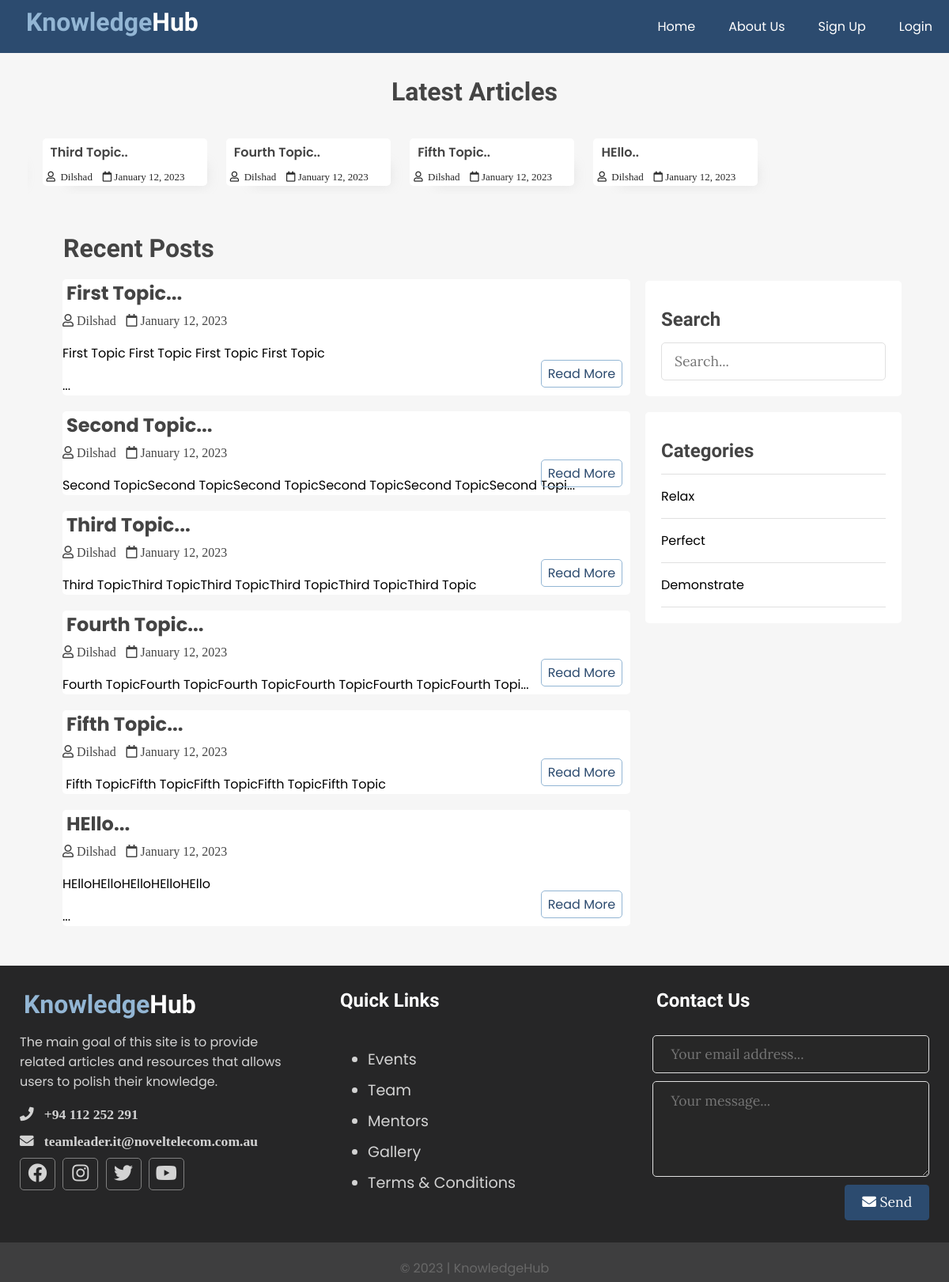
Before: / with the older database file.
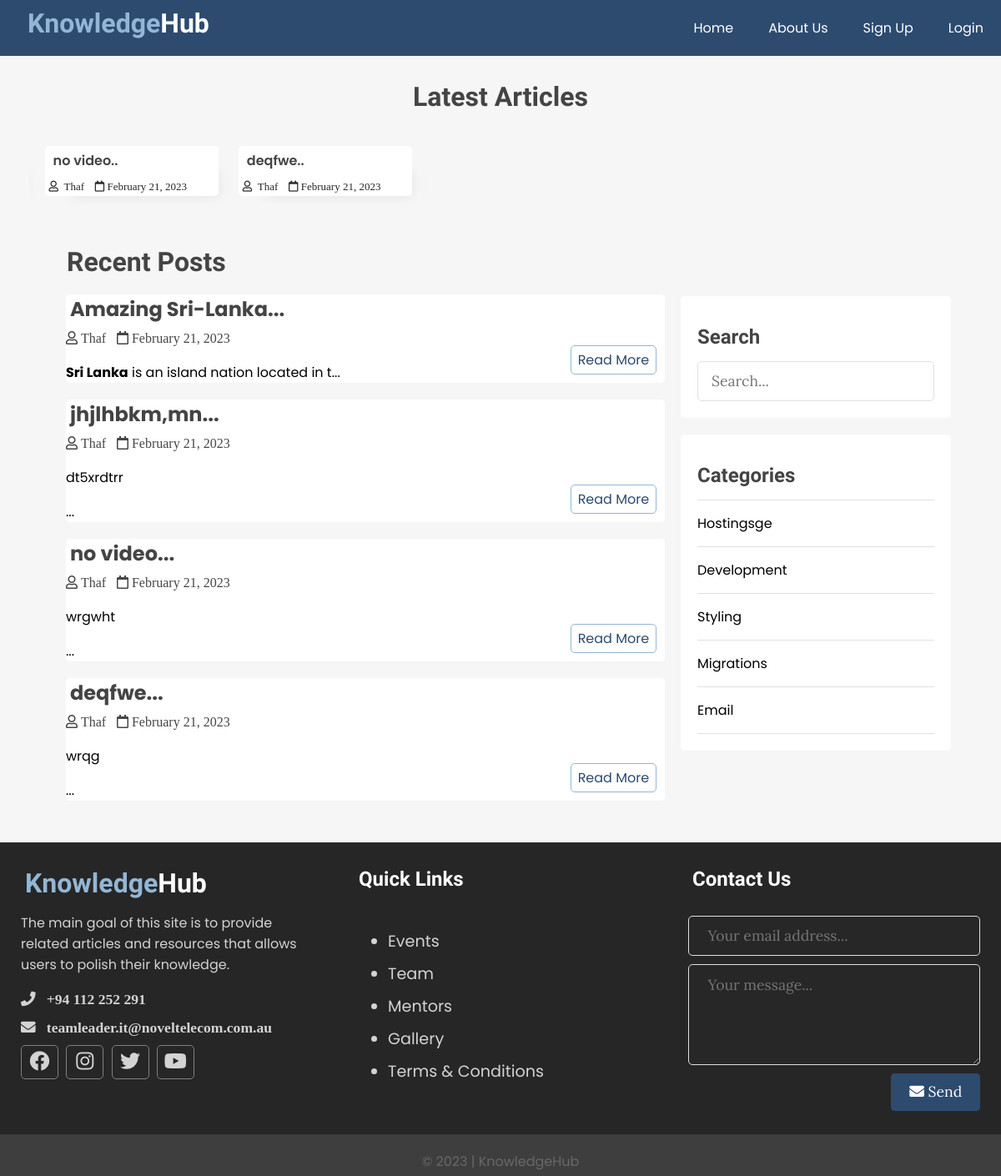
After: the same page with the newer database file.
### tables this page shows
CREATE TABLE `posts` (
  `id` int(11) NOT NULL,
  `user_id` int(11) NOT NULL,
  `topic_id` int(11) NOT NULL,
  `title` varchar(255) NOT NULL,
  `video` varchar(255) NOT NULL,
  `body` text NOT NULL,
  `published` tinyint(4) NOT NULL,
  `created_at` datetime NOT NULL DEFAULT current_timestamp(),
  `isAdmin` tinyint(4) NOT NULL
);

CREATE TABLE `users` (
  `id` int(11) NOT NULL,
  `admin` tinyint(1) NOT NULL,
  `username` varchar(255) NOT NULL,
  `email` varchar(255) NOT NULL,
  `password` varchar(255) NOT NULL,
  `created_at` timestamp NOT NULL DEFAULT current_timestamp()
);

CREATE TABLE `topics` (
  `id` int(11) NOT NULL,
  `name` varchar(100) NOT NULL,
  `description` text NOT NULL
);

### app/database/db.php (called while the page is built, shortened)
<?php
require('connect.php');
function executeQuery($sql, $data)
{
    global $conn;
    $stmt = $conn->prepare($sql);
    $values = array_values($data);
    $types = str_repeat('s', count($values));
    $stmt->bind_param($types, ...$values);
    $stmt->execute();
    return $stmt;
}
function selectAll($table, $conditions = [])
{
    global $conn;
    $sql = "Select * From $table";
    if (empty($conditions)) {
        $stmt = $conn->prepare($sql);
        $stmt->execute();
        $records = $stmt->get_result()->fetch_all(MYSQLI_ASSOC);
        return $records;
    }
}
function getPublishedPosts()
{
    $sql = "SELECT p.*, u.username FROM posts AS p JOIN users AS u ON p.user_id=u.id WHERE p.published=?";
    $stmt = executeQuery($sql, ['published' => 1]);
    $records = $stmt->get_result()->fetch_all(MYSQLI_ASSOC);
    return $records;
}

### app/controllers/topics.php (called while the page is built, shortened)
<?php
  include($ROOT_PATH  . "/app/database/db.php");
$table = 'topics';
$topics = selectAll($table);

### path.php (called while the page is built, shortened)
<?php
 $BASE_URL = "http://knowledgehub.sterlingbpo.com.au/";

### index.php (the view, shortened to what this page needs)
<?php
include("path.php");
include($ROOT_PATH . "/app/controllers/topics.php");
$posts = array();
$filtered_Posts = array();
$postsTitle = 'Recent Posts';
if (isset($_GET['t_id'])) {
  $posts = getPostsByTopicId($_GET['t_id']);
  $postsTitle = "You searched for posts under'" . $_GET['name']  . "'";
} else if (isset($_POST['search__term'])) {
  $postsTitle = "You searched for '" . $_POST['search__term'] . "'";
  $posts = SearchPosts($_POST['search__term']);
} else {
  $posts = getPublishedPosts();
}
if (isset($_SESSION['admin'])) {
  if ($_SESSION['admin']) {
    foreach ($posts as $key => $post) {
      $filtered_Posts[$key] =  $post;
    }
  }
  else{
    foreach ($posts as $key => $post) {
      if ($post['isAdmin'] == 0) {
        $filtered_Posts[$key] = $post;
      }
    }
  }
} else {
  foreach ($posts as $key => $post) {
    if ($post['isAdmin'] == 0) {
      $filtered_Posts[$key] = $post;
    }
  }
}
$posts =  $filtered_Posts;
?>
<!DOCTYPE html>
<html lang="en">
<head>
  <link href="https://cdnjs.cloudflare.com/ajax/libs/font-awesome/5.13.0/css/all.min.css" rel="stylesheet" />
  <link rel="stylesheet" href="./assets/css/style.css" />
</head>
<body>
  <?php include($ROOT_PATH . "/app/includes/header.php") ?>
  <div class="page__wrapper">
    <div class="post__slider">
      <h1 class="slider__title">Latest Articles</h1>
      <div class="post__wrapper">
        <?php
        foreach ($posts as $post) :
       ?>
          <div class="post">
            <div class="post__info" style="height: auto;">
              <h4>
                <a href="single.php?id=<?php echo $post['id']; ?>"><?php echo html_entity_decode(substr($post['title'], 0, 20) . '..'); ?>
              </h4>
              <i class="far fa-user"> &nbsp;<?php echo $post['username'] ?></i>
              <i class="far fa-calendar"> <?php echo  date('F j, Y', strtotime(($post['created_at']))) ?></i>
            </div>
          </div>
        <?php endforeach; ?>
      </div>
    </div>
    <div class="content clearfix">
      <div class="main__content">
        <h1 class="recent__post__title"><?php echo $postsTitle ?> </h1>
        <?php foreach ($posts as $post) : ?>
          <div class="post clearfix">
            <div class="post__preview">
              <h2>
                <a href="single.php?id=<?php echo $post['id']; ?>"><?php echo html_entity_decode(substr($post['title'], 0, 60) . '...'); ?></a>
              </h2>
              <i class="far fa-user">&nbsp;<?php echo $post['username'] ?></i>
              <i class="far fa-calendar"> <?php echo  date('F j, Y', strtotime(($post['created_at']))) ?></i>
              <p class="preview__text">
                <?php echo html_entity_decode(substr($post['body'], 0, 80) . '...'); ?>
              </p>
              <a href="single.php?id=<?php echo $post['id'] ?>" class="btn read__more">Read More</a>
            </div>
          </div>
        <?php endforeach; ?>
      </div>
      <div class="sidebar">
        <div class="section search">
          <h2 class="section__title">Search</h2>
          <form action="index.php" method="post">
            <input type="text" name="search__term" class="text__input" placeholder="Search..." />
          </form>
        </div>
        <div class="section topics">
          <h2 class="section__title">Categories</h2>
          <ul>
            <?php foreach ($topics as $key => $topic) :   ?>
              <li><a href="<?php echo $BASE_URL . '/index.php?t_id=' . $topic['id'] . '&name=' . $topic['name'] ?>"><?php echo $topic['name']; ?></a></li>
            <?php endforeach; ?>
          </ul>
        </div>
      </div>
    </div>
  </div>
  <?php include($ROOT_PATH . "/app/includes/footer.php") ?>
</body>
</html>

Changed rows visible on the page:
removed posts: title "Third Topic..", user.username "Dilshad", created_at "January 12, 2023", title "Third Topic...", body "Third TopicThird TopicThird TopicThird TopicThird TopicThird Topic"
removed posts: title "Fourth Topic..", user.username "Dilshad", created_at "January 12, 2023", title "Fourth Topic...", body "Fourth TopicFourth TopicFourth TopicFourth TopicFourth TopicFourth Topi..."
removed posts: title "Fifth Topic..", user.username "Dilshad", created_at "January 12, 2023", title "Fifth Topic...", body "Fifth TopicFifth TopicFifth TopicFifth TopicFifth Topic"
removed posts: title "HEllo..", user.username "Dilshad", created_at "January 12, 2023", title "HEllo...", body "HElloHElloHElloHElloHEllo ..."
removed posts: title "First Topic...", user.username "Dilshad", created_at "January 12, 2023", body "First Topic First Topic First Topic First Topic ...", shown under "Recent Posts"
removed posts: title "Second Topic...", user.username "Dilshad", created_at "January 12, 2023", body "Second TopicSecond TopicSecond TopicSecond TopicSecond TopicSecond Topi..."
removed topics: name "Relax"
removed topics: name "Perfect"
removed topics: name "Demonstrate"
added posts: title "no video..", user.username "Thaf", created_at "February 21, 2023", title "no video...", body "wrgwht ..."
added posts: title "deqfwe..", user.username "Thaf", created_at "February 21, 2023", title "deqfwe...", body "wrqg ..."
added posts: title "Amazing Sri-Lanka...", user.username "Thaf", created_at "February 21, 2023", body "Sri Lanka is an island nation located in t...", shown under "Recent Posts"
added posts: title "jhjlhbkm,mn...", user.username "Thaf", created_at "February 21, 2023", body "dt5xrdtrr ..."
added topics: name "Hostingsge"
added topics: name "Development"
added topics: name "Styling"
added topics: name "Migrations"
added topics: name "Email"
